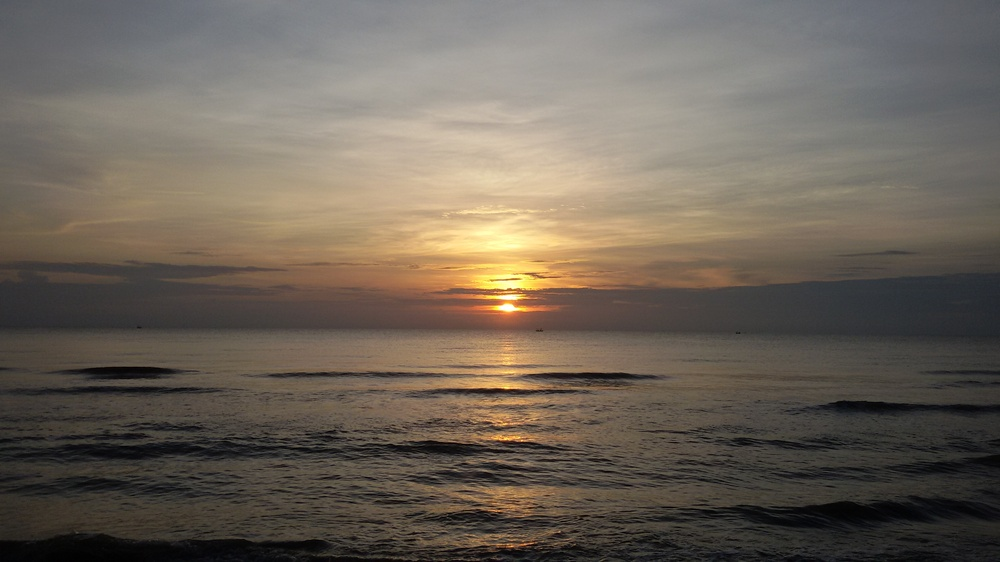
#> input picture p1.jpg, 1000 x 562 px, shrunk from 3264 x 1836 before the run
$ python 'Point Operation.py'
#> lines starting #> are read from the running program, lines starting #| are printed output that depends on the picture; after the words box and inside, x2 and y2 are one past the last pixel; in counts of white or black regions, pixels touching at a corner belong together
#!/usr/bin/env python
# coding: utf-8

# # Point Operation

# ## Modifying Image Intensity

# In[1]:


import cv2
import numpy as np
import matplotlib.pyplot as plt

imBGR = cv2.imread('p1.jpg')
#> imBGR is the input picture: shape (562, 1000, 3); mean B, G, R 89.1, 99.9, 109.1
imRGB = cv2.cvtColor(imBGR, cv2.COLOR_BGR2RGB) # change image pattern into RGB
imGRAY = cv2.cvtColor(imRGB, cv2.COLOR_RGB2GRAY) # change image pattern into Gray scale

imRGB_int16 = np.int16(imRGB) # extend values range by changing a data type into int-16-bit for further operation
imGRAY_int16 = np.int16(imGRAY)

plt.imshow(imRGB),plt.title("Original Image")
#plt.imshow(imGRAY,'gray')
plt.show()


# ### Contrast Adjustment (with limiting the result by clamping)

# In[2]:


contr_im = imRGB_int16 * 1.5 # increase contrast by factor = 1.5
contr_im_clip = np.clip(contr_im, 0, 255) # limit values in range (0,255)
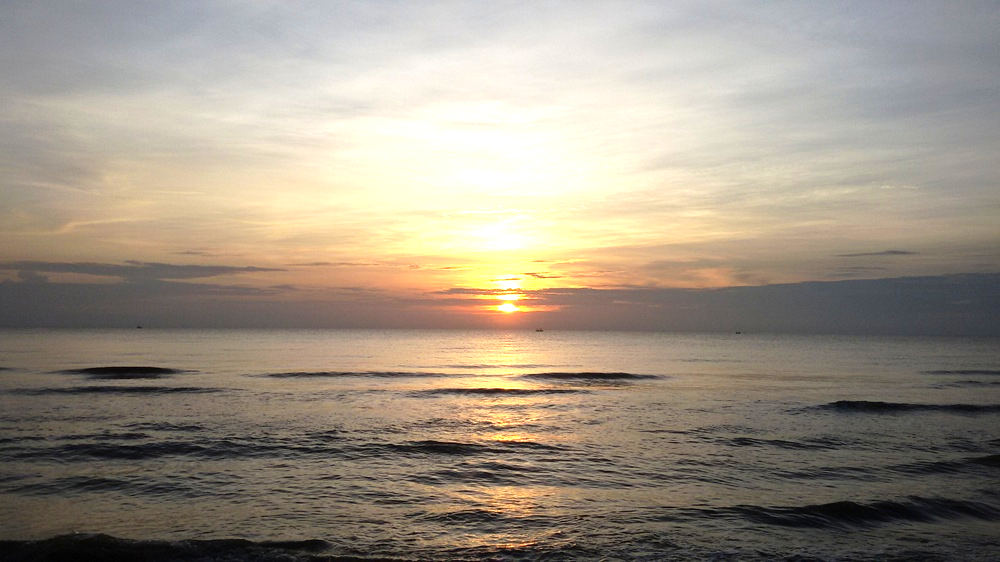
#> contr_im_clip: shape (562, 1000, 3) float64; mean R, G, B 158.2, 147.9, 133.6
contr_im_uint8 = np.uint8(contr_im_clip) # change a data type into unsigned-int-8-bit for image show
#p1_rgb_contr = plt.imshow(contr_im_uint8)

plt.subplot(2,2,1),plt.imshow(imRGB)
plt.title("Original Image"), plt.xticks([]),plt.yticks([])
plt.subplot(2,2,2),plt.imshow(contr_im_uint8)
plt.title("Contrast Image"), plt.xticks([]),plt.yticks([])
plt.show()


# ### Contrast Image Histogram

# In[3]:


plt.subplot(3,1,1),plt.hist(imRGB.ravel(),256,[0,256])
plt.title("Original Image")#, plt.xticks([]),plt.yticks([])
plt.subplot(3,1,3),plt.hist(contr_im_uint8.ravel(),256,[0,256])
plt.title("Contrast Image")#, plt.xticks([]),plt.yticks([])
plt.show()
#> figure, not shown here; panel 1: tallest bar 15116 high, from x = 99 to 100; panel 2: tallest bar 110318 high, from x = 255 to 256


# ### Brightness Adjustment (with limiting the result by clamping)

# In[4]:


bright_im = imRGB_int16 + 20 # increase brightness by adding a value
bright_im_clip = np.clip(bright_im, 0, 255) # limit values in range (0,255)
bright_im_uint8 = np.uint8(bright_im_clip)
#p1_rgb_bright = plt.imshow(bright_im_uint8)

plt.subplot(2,2,1),plt.imshow(imRGB)
plt.title("Original Image"), plt.xticks([]),plt.yticks([])
plt.subplot(2,2,2),plt.imshow(bright_im_uint8)
plt.title("Brightness Image"), plt.xticks([]),plt.yticks([])
plt.show()


# ### Brightness Image Histogram

# In[5]:


plt.subplot(3,1,1),plt.hist(imRGB.ravel(),256,[0,256])
plt.title("Original Image")#, plt.xticks([]),plt.yticks([])
plt.subplot(3,1,3),plt.hist(bright_im_uint8.ravel(),256,[0,256])
plt.title("Brightness Image")#, plt.xticks([]),plt.yticks([])
plt.show()
#> figure, not shown here; panel 1: tallest bar 15116 high, from x = 99 to 100; panel 2: tallest bar 15116 high, from x = 119 to 120


# ### Inverting Image

# In[6]:


inv_im = -imRGB + 255 # reverse the order of pixel values
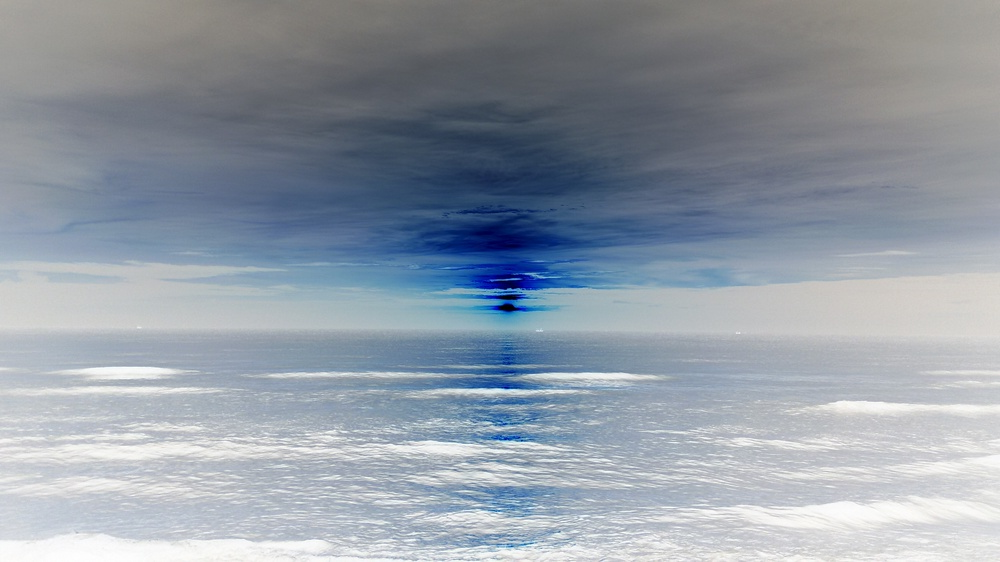
#> inv_im: shape (562, 1000, 3); mean R, G, B 145.9, 155.1, 165.9
#p1_rgb_inv = plt.imshow(inv_im)

plt.subplot(2,2,1),plt.imshow(imRGB)
plt.title("Original Image"), plt.xticks([]),plt.yticks([])
plt.subplot(2,2,2),plt.imshow(inv_im)
plt.title("Inverting Image"), plt.xticks([]),plt.yticks([])
plt.show()


# ### Inverting Image Histogram

# In[7]:


plt.subplot(3,1,1),plt.hist(imRGB.ravel(),256,[0,256])
plt.title("Original Image")#, plt.xticks([]),plt.yticks([])
plt.subplot(3,1,3),plt.hist(inv_im.ravel(),256,[0,256])
plt.title("Inverting Image")#, plt.xticks([]),plt.yticks([])
plt.show()
#> figure, not shown here; panel 1: tallest bar 15116 high, from x = 99 to 100; panel 2: tallest bar 15116 high, from x = 156 to 157


# ### Threshold Operation

# In[8]:


ret, th_im = cv2.threshold(imGRAY,60,255,cv2.THRESH_BINARY) # modify image with threshold value = 60
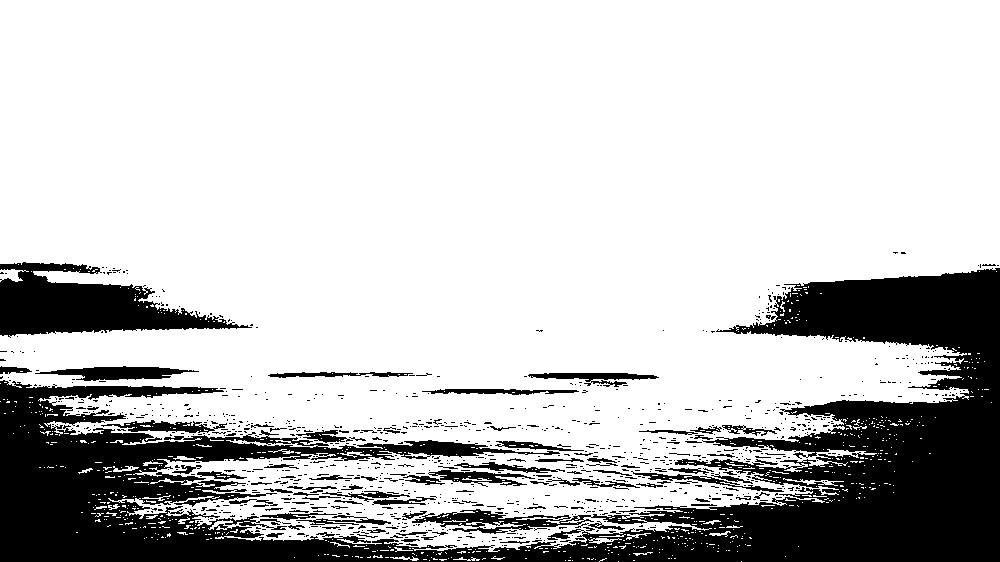
#> th_im: shape (562, 1000); 77.5% white; 1004 black regions (902 under 20 px), largest, box (x1, y1, x2, y2) and area: (0, 268, 1000, 562) 101215, (0, 262, 252, 338) 9429, (35, 366, 199, 381) 1337
#p1_gray_th = plt.imshow(th_im, 'gray')

plt.subplot(2,2,1),plt.imshow(imGRAY, 'gray')
plt.title("Original Image"), plt.xticks([]),plt.yticks([])
plt.subplot(2,2,2),plt.imshow(th_im, 'gray')
plt.title("Threshold Image"), plt.xticks([]),plt.yticks([])
plt.show()


# ### Threshold Image Histogram

# In[9]:


plt.subplot(3,1,1),plt.hist(imGRAY.ravel(),256,[0,256])
plt.title("Original Image"), #plt.xticks([]),plt.yticks([])
plt.subplot(3,1,3),plt.hist(th_im.ravel(),256,[0,256])
plt.title("Threshold Image"), #plt.xticks([]),plt.yticks([])
plt.show()
#> figure, not shown here; panel 1: tallest bar 5260 high, from x = 99 to 100; panel 2: tallest bar 435756 high, from x = 255 to 256


# ### Auto-contrast

# In[10]:


max_val = 0
min_val = 255

for i in range(0, imGRAY.shape[0]):
    if max(imGRAY[i]) > max_val:
        max_val = max(imGRAY[i])
#> this loop made 562 passes
#> max_val on passes 1, 3, 4, 8, 13, 16, 21, 24, 27, 29, 30, 32: 145, 146, 147, 148, 149, 151, 153, 154, 155, 156, 157, 158
#> after the loop, max_val = 255
print(max_val)
#| 255

for j in range(0, imGRAY.shape[0]):
    if min(imGRAY[j]) < min_val:
        min_val = min(imGRAY[j])
#> this loop made 562 passes
#> min_val on passes 1, 2, 3, 237, 238, 239, 241, 242, 243, 244, 247, 248: 87, 86, 84, 83, 81, 80, 78, 76, 74, 73, 70, 67
#> after the loop, min_val = 0
print(min_val)
#| 0


# In[11]:


# plot histogram of the original gray scale image
plt.hist(imGRAY.ravel(),256,[0,256]), plt.title("Original Image")
plt.show()
#> figure, not shown here; tallest bar 5260 high, from x = 99 to 100


# In[12]:


# from the image histogram of 8-bit gray image(amin = 0, amax = 255), define alow =0 and ahigh = 220
alow = 0; ahigh = 220; amin = 0; amax = 255
auto_contr_factor = (amax-amin)/(ahigh-alow)
auto_contr_im = amin + ((imGRAY_int16 - alow) * auto_contr_factor)
auto_contr_im_clip = np.clip(auto_contr_im, 0, 255)
auto_contr_im_uint8 = np.uint8(auto_contr_im_clip)
#p1_gray_auto_contr = plt.imshow(auto_contr_im_uint8)

plt.subplot(2,2,1),plt.imshow(imGRAY, 'gray')
plt.title("Original Image"), plt.xticks([]),plt.yticks([])
plt.subplot(2,2,2),plt.imshow(auto_contr_im_uint8, 'gray')
plt.title("Auto-Contrast Image"), plt.xticks([]),plt.yticks([])
plt.show()


# ### Auto-Contrast Histogram

# In[13]:


plt.subplot(3,1,1),plt.hist(imGRAY.ravel(),256,[0,256])
plt.title("Original Image"), #plt.xticks([]),plt.yticks([])
plt.subplot(3,1,3),plt.hist(auto_contr_im_uint8.ravel(),256,[0,256])
plt.title("Auto-Contrast Image"), #plt.xticks([]),plt.yticks([])
plt.show()
#> figure, not shown here; panel 1: tallest bar 5260 high, from x = 99 to 100; panel 2: tallest bar 5260 high, from x = 114 to 115


# ### Modified Auto-contrast

# In[14]:


# find a histogram of the gray scale image
hist,bins = np.histogram(imGRAY.ravel(),256,[0,256])
#> hist = 256 values, max 5260 at index 99, min 3 at index 0, mean 2195.3; bins = 257 values from 0 to 256


# In[15]:


#find new alow and ahigh values by saturating both end of image histogram 0.5%
def lowhigh_vals():
    ql = 0
    for i in range(len(hist)):
        ql = ql + hist[i]
        if ql >= 0.005*sum(hist):
            break
#> this loop made 7 passes
#> ql on passes 1 to 7: 3, 89, 475, 966, 1638, 2808, 4227
#> after the loop, ql = 4227

    qh = sum(hist)
#> qh = 562000
    for j in range(len(hist)):
        qh = qh - hist[j]
        if qh <= 0.005*sum(hist):
            break
#> this loop made 222 passes
#> qh on passes 1 to 3: 561997, 561911, 561525
#> after the loop, qh = 2805
    return i,j
print("(alown, ahighn) = ",lowhigh_vals())


# In[16]:


# using alown and ahighn from a function: lowhigh_vals()
alown = 4; ahighn = 223; amin = 0; amax = 255
#> after `alown = 4`: alown = 4
Mod_auto_contr_factor = (amax-amin)/(ahighn-alown)
#> Mod_auto_contr_factor = 1.16
Mod_auto_contr_im = amin + ((imGRAY_int16 - alown) * auto_contr_factor)

Mod_auto_contr_im_clip = np.clip(Mod_auto_contr_im, 0, 255)
Mod_auto_contr_im_uint8 = np.uint8(Mod_auto_contr_im_clip)
#p1_gray_Mod_auto_contr = plt.imshow(Mod_auto_contr_im_uint8)

plt.subplot(2,2,1),plt.imshow(imGRAY, 'gray')
plt.title("Original Image"), plt.xticks([]),plt.yticks([])
plt.subplot(2,2,2),plt.imshow(Mod_auto_contr_im_uint8, 'gray')
plt.title("Modified Auto-Contrast Image"), plt.xticks([]),plt.yticks([])
plt.show()


# ### Modified Auto-Contrast Histogram

# In[17]:


plt.subplot(3,1,1),plt.hist(imGRAY.ravel(),256,[0,256])
plt.title("Original Image"), #plt.xticks([]),plt.yticks([])
plt.subplot(3,1,3),plt.hist(Mod_auto_contr_im_uint8.ravel(),256,[0,256])
plt.title("Modified Auto-Contrast Image"), #plt.xticks([]),plt.yticks([])
plt.show()
#> figure, not shown here; panel 1: tallest bar 5260 high, from x = 99 to 100; panel 2: tallest bar 5260 high, from x = 110 to 111


# ### Histogram Equalization

# In[18]:


hist_imGRAY,bins = np.histogram(imGRAY.flatten(),256,[0,256])
#> hist_imGRAY has the same summary as hist
cum_hist = hist_imGRAY.cumsum() # cumulative histogram
#> cum_hist = 256 values from 3 to 562000
cum_hist_normalized = cum_hist * hist_imGRAY.max()/ cum_hist.max() # cumulative histogram normalization
#> cum_hist_normalized = 256 values from 0.0281 to 5260

plt.hist(imGRAY.flatten(),256,[0,256])
plt.plot(cum_hist_normalized, color = 'g')
plt.xlim([0,256])
plt.legend(('image histogram','cdf'), loc = 'upper left')
plt.show()
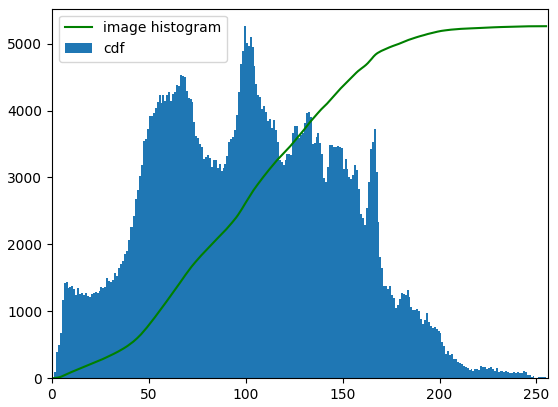
#> figure drawn by matplotlib, 1 panel; tallest bar 5260 high, from x = 99 to 100; curve peaks at x = 255, y = 5260


# In[19]:


# Histogram Equalization Function(hist_eq)
hist_eq = cum_hist*255/cum_hist.max() # cum_hist.max() is an image size (M*N)
#> hist_eq = 256 values from 0.00136 to 255
hist_eq_uint8 = np.uint8(hist_eq)
#> hist_eq_uint8 = 256 values from 0 to 255


# In[20]:


imGRAY_eq = hist_eq_uint8[imGRAY]
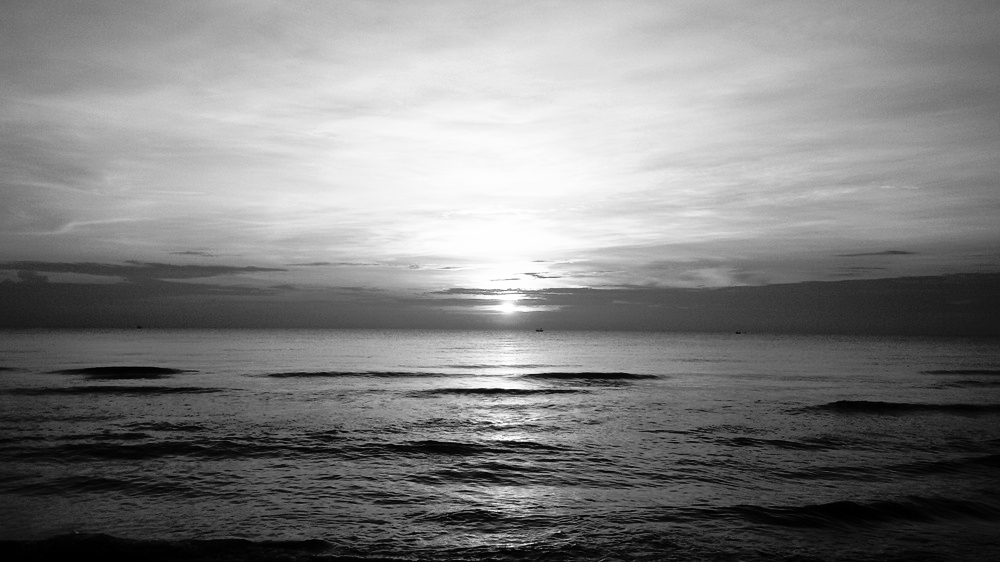
#> imGRAY_eq: shape (562, 1000); min 0, max 255, mean 127.8

hist_imGRAY_eq,bins = np.histogram(imGRAY_eq.flatten(),256,[0,256])
#> hist_imGRAY_eq = 256 values, max 5260 at index 124, min 0 at index 28, mean 2195.3
cum_hist_eq = hist_imGRAY_eq.cumsum()
#> cum_hist_eq = 256 values from 1638 to 562000
cum_hist_eq_normalized = cum_hist_eq * hist_imGRAY_eq.max()/ cum_hist_eq.max()
#> cum_hist_eq_normalized = 256 values from 15.33 to 5260

plt.plot(cum_hist_eq_normalized, color = 'g')
plt.hist(imGRAY_eq.flatten(),256,[0,256])
plt.xlim([0,256])
plt.legend(('equalized histogram','cdf'), loc = 'upper left')
plt.show()
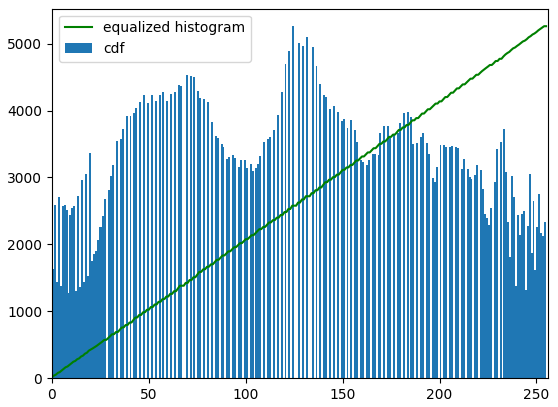
#> figure drawn by matplotlib, 1 panel; tallest bar 5260 high, from x = 124 to 125; curve peaks at x = 255, y = 5260


# In[21]:


plt.subplot(2,2,1),plt.imshow(imGRAY, 'gray')
plt.title("Original Image"), plt.xticks([]),plt.yticks([])
plt.subplot(2,2,2),plt.imshow(imGRAY_eq, 'gray')
plt.title("Equalized Image"), plt.xticks([]),plt.yticks([])
plt.show()


# ### Histogram Specification

# In[22]:


hist_imGRAY,bins = np.histogram(imGRAY.flatten(),256,[0,256])
cdf = hist_imGRAY.cumsum()
#> cdf = 256 values from 3 to 562000
cdf_normalized = cdf / cdf.max()
#> cdf_normalized = 256 values from 5.34e-06 to 1

plt.plot(cdf_normalized, color = 'r')
plt.xlim([0,256])
plt.legend(('cdf',), loc = 'upper left')
plt.show()
#> figure, not shown here; curve peaks at x = 255, y = 1


# In[23]:


# Piecewise Linear Distribution

a = [0,51,102,153,204,255]
PL = cdf_normalized
#> PL = 256 values from 5.34e-06 to 1

for i in range(0,256):
    if a[0] <= i < a[1]:
        PL[i] = PL[a[0]] + ((i-a[0])*(PL[a[1]] - PL[a[0]])/(a[1]-a[0]))
    elif a[1] <= i < a[2]:
        PL[i] = PL[a[1]] + ((i-a[1])*(PL[a[2]] - PL[a[1]])/(a[2]-a[1]))
    elif a[2] <= i < a[3]:
        PL[i] = PL[a[2]] + ((i-a[2])*(PL[a[3]] - PL[a[2]])/(a[3]-a[2]))
    elif a[3] <= i < a[4]:
        PL[i] = PL[a[3]] + ((i-a[3])*(PL[a[4]] - PL[a[3]])/(a[4]-a[3]))
    elif a[4] <= i < a[5]:
        PL[i] = PL[a[4]] + ((i-a[4])*(PL[a[5]] - PL[a[4]])/(a[5]-a[4]))
    else:
        PL[i] = 1


# In[24]:


plt.plot(PL, color = 'b')
plt.plot(cdf_normalized, color = 'r')
plt.xlim([0,256])
plt.legend(('Piecewise Linear Distribution','cdf'), loc = 'upper left')
plt.show()
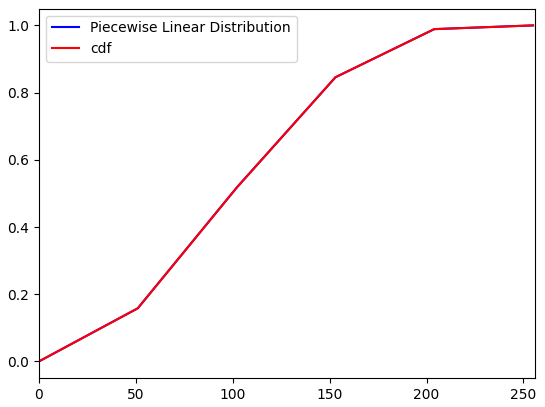
#> figure drawn by matplotlib, 1 panel; curve peaks at x = 255, y = 1; curve peaks at x = 255, y = 1


# In[25]:


imGRAY_sp = PL[imGRAY]


# In[26]:


plt.subplot(2,2,1),plt.imshow(imGRAY, 'gray')
plt.title("Original Image"), plt.xticks([]),plt.yticks([])
plt.subplot(2,2,2),plt.imshow(imGRAY_sp, 'gray')
plt.title("Specified Image"), plt.xticks([]),plt.yticks([])
plt.show()
